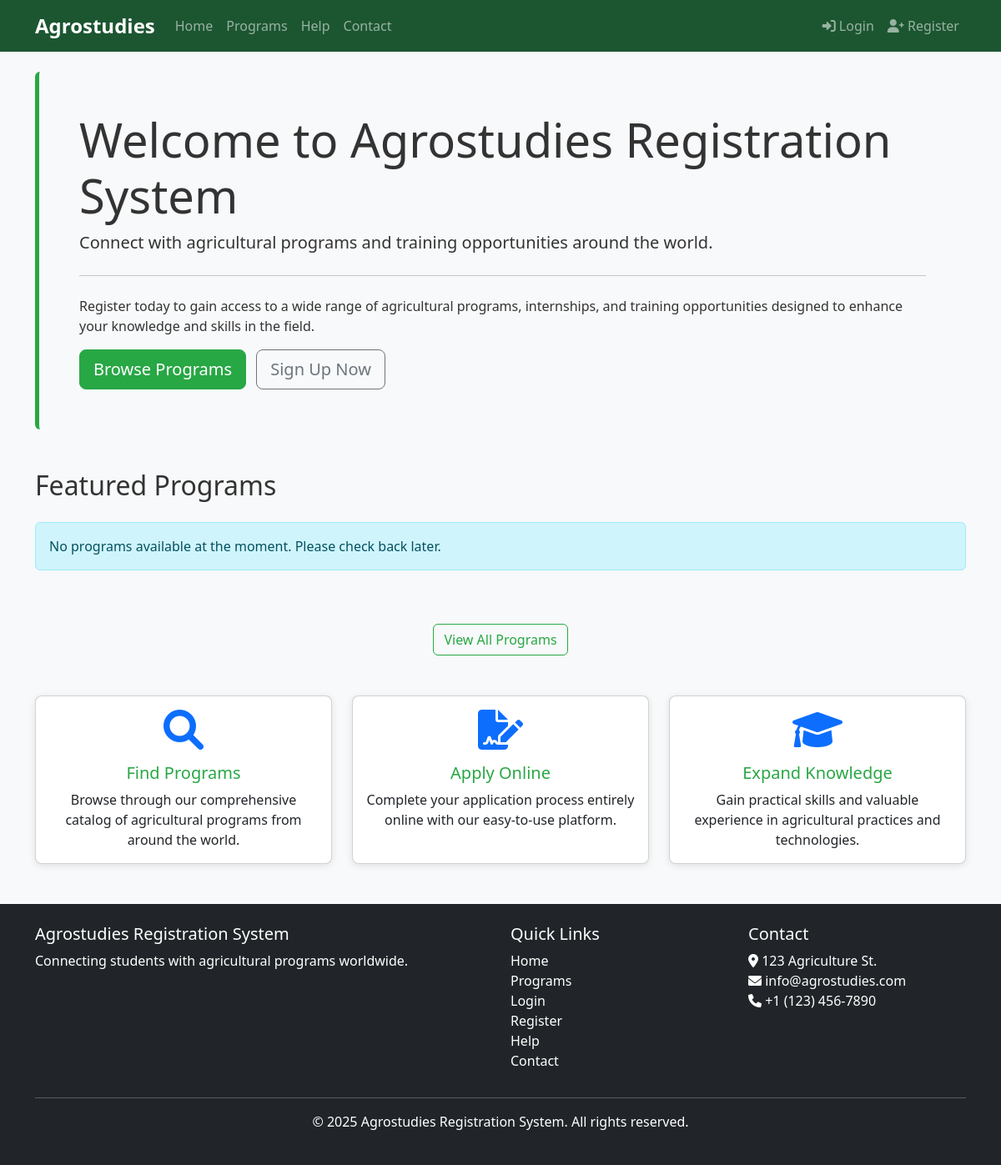
Before: / with the older database file.
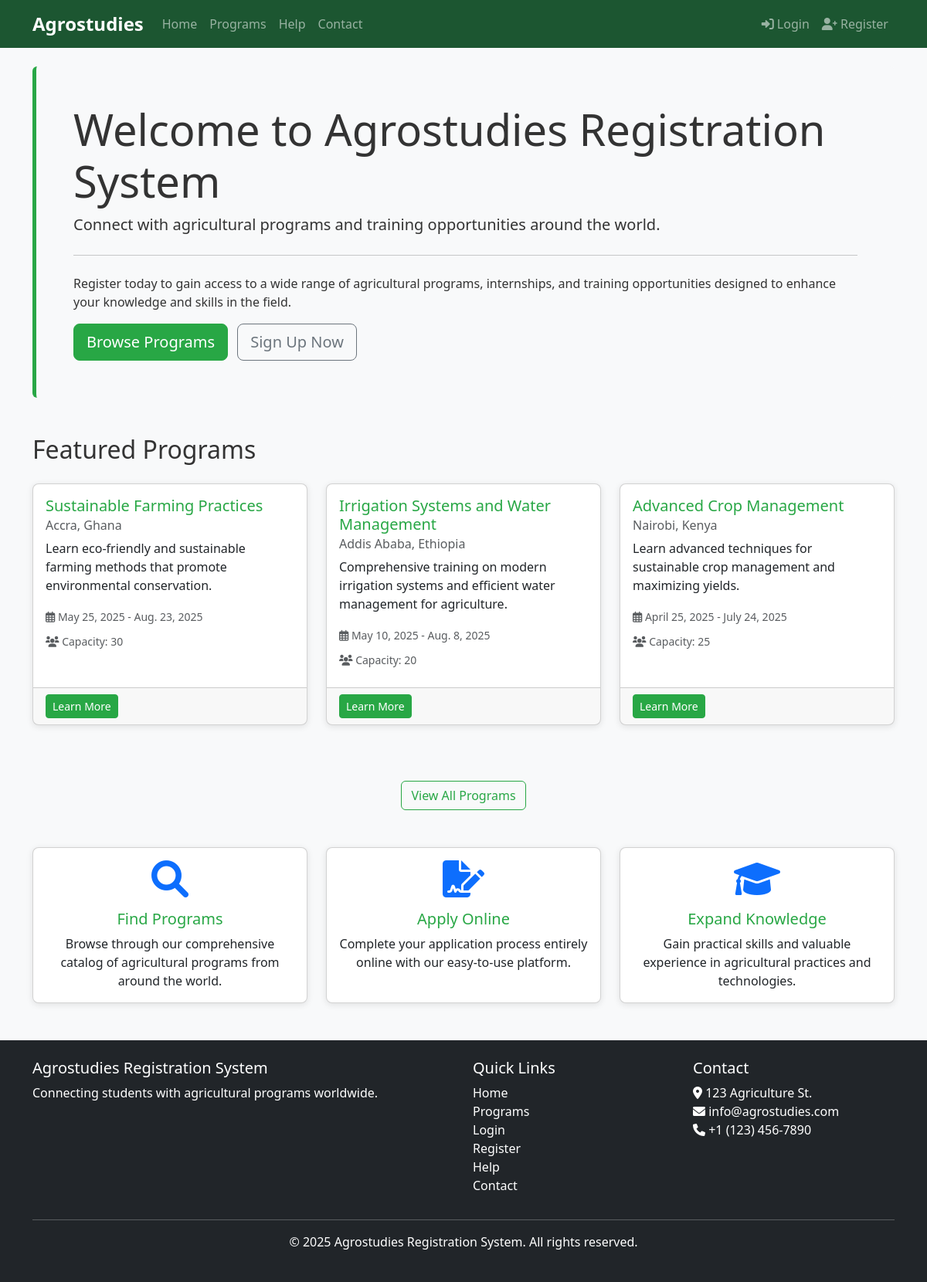
After: the same page with the newer database file.
### core/models.py (models this page shows, shortened)
class AgricultureProgram(models.Model):
    title = models.CharField(max_length=200)
    description = models.TextField()
    start_date = models.DateField()
    end_date = models.DateField()
    location = models.CharField(max_length=100)
    capacity = models.PositiveIntegerField()
    created_at = models.DateTimeField(auto_now_add=True)
    updated_at = models.DateTimeField(auto_now=True)

### core/views.py (the view)
# urls.py: path('', views.index, name='index'),
def index(request):
    programs = AgricultureProgram.objects.all().order_by('-start_date')[:5]
    return render(request, 'index.html', {'programs': programs})

### templates/index.html (shortened to what this page needs)
{% extends 'base.html' %}
{% block content %}
<div class="jumbotron bg-light p-5 rounded">
    <h1 class="display-4">Welcome to Agrostudies Registration System</h1>
    <p class="lead">
        Connect with agricultural programs and training opportunities around the world.
    </p>
    <hr class="my-4">
    <p>
        Register today to gain access to a wide range of agricultural programs, internships,
        and training opportunities designed to enhance your knowledge and skills in the field.
    </p>
    <a class="btn btn-primary btn-lg" href="{% url 'program_list' %}" role="button">
        Browse Programs
    </a>
    {% if not user.is_authenticated %}
    <a class="btn btn-outline-secondary btn-lg ms-2" href="{% url 'register' %}" role="button">
        Sign Up Now
    </a>
    {% endif %}
</div>
<div class="row mt-5">
    <div class="col-md-12">
        <h2 class="mb-4">Featured Programs</h2>
    </div>
</div>
<div class="row">
    {% for program in programs %}
    <div class="col-md-4 mb-4">
        <div class="card h-100">
            <div class="card-body">
                <h5 class="card-title">{{ program.title }}</h5>
                <h6 class="card-subtitle mb-2 text-muted">{{ program.location }}</h6>
                <p class="card-text">
                    {{ program.description|truncatewords:20 }}
                </p>
                <div class="mb-2">
                    <small class="text-muted">
                        <i class="far fa-calendar-alt"></i> {{ program.start_date }} - {{ program.end_date }}
                    </small>
                </div>
                <div class="mb-2">
                    <small class="text-muted">
                        <i class="fas fa-users"></i> Capacity: {{ program.capacity }}
                    </small>
                </div>
            </div>
            <div class="card-footer">
                <a href="{% url 'program_detail' program.id %}" class="btn btn-sm btn-primary">Learn More</a>
            </div>
        </div>
    </div>
    {% empty %}
    <div class="col-12">
        <div class="alert alert-info">
            No programs available at the moment. Please check back later.
        </div>
    </div>
    {% endfor %}
</div>
<div class="row mt-5">
    <div class="col-md-12 text-center">
        <a href="{% url 'program_list' %}" class="btn btn-outline-primary">
            View All Programs
        </a>
    </div>
</div>
<div class="row mt-5">
    <div class="col-md-4">
        <div class="card text-center h-100">
            <div class="card-body">
                <i class="fas fa-search fa-3x mb-3 text-primary"></i>
                <h5 class="card-title">Find Programs</h5>
                <p class="card-text">
                    Browse through our comprehensive catalog of agricultural programs from around the world.
                </p>
            </div>
        </div>
    </div>
    <div class="col-md-4">
        <div class="card text-center h-100">
            <div class="card-body">
                <i class="fas fa-file-signature fa-3x mb-3 text-primary"></i>
                <h5 class="card-title">Apply Online</h5>
                <p class="card-text">
                    Complete your application process entirely online with our easy-to-use platform.
                </p>
            </div>
        </div>
    </div>
    <div class="col-md-4">
        <div class="card text-center h-100">
            <div class="card-body">
                <i class="fas fa-graduation-cap fa-3x mb-3 text-primary"></i>
                <h5 class="card-title">Expand Knowledge</h5>
                <p class="card-text">
                    Gain practical skills and valuable experience in agricultural practices and technologies.
                </p>
            </div>
        </div>
    </div>
</div>
{% endblock %}

### templates/base.html (shortened to what this page needs)
<!DOCTYPE html>
<html lang="en">
<head>
    <link href="https://cdn.jsdelivr.net/npm/bootstrap@5.3.0/dist/css/bootstrap.min.css" rel="stylesheet">
    <link rel="stylesheet" href="https://cdnjs.cloudflare.com/ajax/libs/font-awesome/6.0.0/css/all.min.css">
    <link rel="stylesheet" href="/static/css/main.css">
</head>
<body>
    <nav class="navbar navbar-expand-lg navbar-dark bg-dark">
        <div class="container">
            <a class="navbar-brand" href="{% url 'index' %}">Agrostudies</a>
            <div class="collapse navbar-collapse" id="navbarNav">
                <ul class="navbar-nav me-auto">
                    <li class="nav-item">
                        <a class="nav-link" href="{% url 'index' %}">Home</a>
                    </li>
                    <li class="nav-item">
                        <a class="nav-link" href="{% url 'program_list' %}">Programs</a>
                    </li>
                    <li class="nav-item">
                        <a class="nav-link" href="{% url 'help' %}">Help</a>
                    </li>
                    <li class="nav-item">
                        <a class="nav-link" href="{% url 'contact' %}">Contact</a>
                    </li>
                </ul>
                <ul class="navbar-nav ms-auto">
                    {% if user.is_authenticated %}
                        <li class="nav-item">
                            <a class="nav-link" href="{% url 'profile' %}">
                                <i class="fas fa-user"></i> {{ user.username }}
                            </a>
                        </li>
                        <li class="nav-item">
                            <a class="nav-link" href="{% url 'logout' %}">
                                <i class="fas fa-sign-out-alt"></i> Logout
                            </a>
                        </li>
                    {% else %}
                        <li class="nav-item">
                            <a class="nav-link" href="{% url 'login' %}">
                                <i class="fas fa-sign-in-alt"></i> Login
                            </a>
                        </li>
                        <li class="nav-item">
                            <a class="nav-link" href="{% url 'register' %}">
                                <i class="fas fa-user-plus"></i> Register
                            </a>
                        </li>
                    {% endif %}
                </ul>
            </div>
        </div>
    </nav>
    <main class="container my-4">
        {% block content %}{% endblock %}
    </main>
    <footer class="bg-dark text-white py-4 mt-5">
        <div class="container">
            <div class="row">
                <div class="col-md-6">
                    <h5>Agrostudies Registration System</h5>
                    <p>Connecting students with agricultural programs worldwide.</p>
                </div>
                <div class="col-md-3">
                    <h5>Quick Links</h5>
                    <ul class="list-unstyled">
                        <li><a href="{% url 'index' %}" class="text-white">Home</a></li>
                        <li><a href="{% url 'program_list' %}" class="text-white">Programs</a></li>
                        {% if user.is_authenticated %}
                            <li><a href="{% url 'profile' %}" class="text-white">My Profile</a></li>
                        {% else %}
                            <li><a href="{% url 'login' %}" class="text-white">Login</a></li>
                            <li><a href="{% url 'register' %}" class="text-white">Register</a></li>
                        {% endif %}
                        <li><a href="{% url 'help' %}" class="text-white">Help</a></li>
                        <li><a href="{% url 'contact' %}" class="text-white">Contact</a></li>
                    </ul>
                </div>
                <div class="col-md-3">
                    <h5>Contact</h5>
                    <address>
                        <i class="fas fa-map-marker-alt"></i> 123 Agriculture St.<br>
                        <i class="fas fa-envelope"></i> info@agrostudies.com<br>
                        <i class="fas fa-phone"></i> +1 (123) 456-7890
                    </address>
                </div>
            </div>
            <hr>
            <div class="text-center">
                <p>&copy; {% now "Y" %} Agrostudies Registration System. All rights reserved.</p>
            </div>
        </div>
    </footer>
</body>
</html>

### static/css/main.css (style rules this page uses)
body { font-family: 'Segoe UI', Tahoma, Geneva, Verdana, sans-serif; background-color: #f8f9fa; color: #333; }
a { color: #28a745; text-decoration: none; }
.btn-primary { background-color: #28a745; border-color: #28a745; }
.btn-outline-primary { color: #28a745; border-color: #28a745; }
.navbar-dark { background-color: #1c5631 !important; }
.navbar-brand { font-weight: bold; font-size: 1.5rem; }
.card { border-radius: 8px; box-shadow: 0 2px 8px rgba(0,0,0,0.1); transition: transform 0.3s ease; }
.card-title { color: #28a745; }
footer { background-color: #1c5631 !important; }
footer a { transition: opacity 0.2s ease; }
.jumbotron { background-color: #e9f9ef; border-left: 5px solid #28a745; }

Changed rows visible on the page:
added AgricultureProgram: title "Sustainable Farming Practices", location "Accra, Ghana", description "Learn eco-friendly and sustainable farming methods that promote environmental conservation.", start_date "May 25, 2025", end_date "Aug. 23, 2025", capacity "30"
added AgricultureProgram: title "Irrigation Systems and Water Management", location "Addis Ababa, Ethiopia", description "Comprehensive training on modern irrigation systems and efficient water management for agriculture.", start_date "May 10, 2025", end_date "Aug. 8, 2025", capacity "20"
added AgricultureProgram: title "Advanced Crop Management", location "Nairobi, Kenya", description "Learn advanced techniques for sustainable crop management and maximizing yields.", start_date "April 25, 2025", end_date "July 24, 2025", capacity "25"
Other visible differences:
text no longer shown: "No programs available at the moment. Please check back later."
